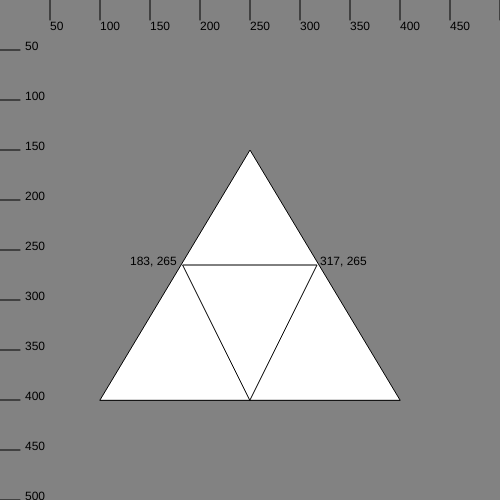
Frame 1 (no input)
Frame 60 (no input): identical to frame 1, image omitted
Frame 120 (the mouse pressed at the canvas centre since frame 60): identical to frame 1, image omitted

The p5.js sketch that drew this single still picture (run headless with seeded random() and noise() and a simulated clock; from frame 60 on, the mouse is pressed at the canvas centre):

// p5.js sketch
// ── sketch.js
function setup() {
    createCanvas(500, 500);
}

function draw() {
    background(130);
    notch(10, 50);
    triangle(100, 400, 250, 150, 400, 400);
    triangle(183, 265, 317, 265, 250, 400);
    text('183, 265', 130, 265);
    text('317, 265', 320, 265);

}

function notch(n, d) {
    for(var i = 1; i <= n; i++) {
        line(i * d, 0, i * d, 20);
        line(0, i * d, 20, i * d);
        text(i * d, 25, i * d);
        text(i * d, i * d, 30);
    }
}
